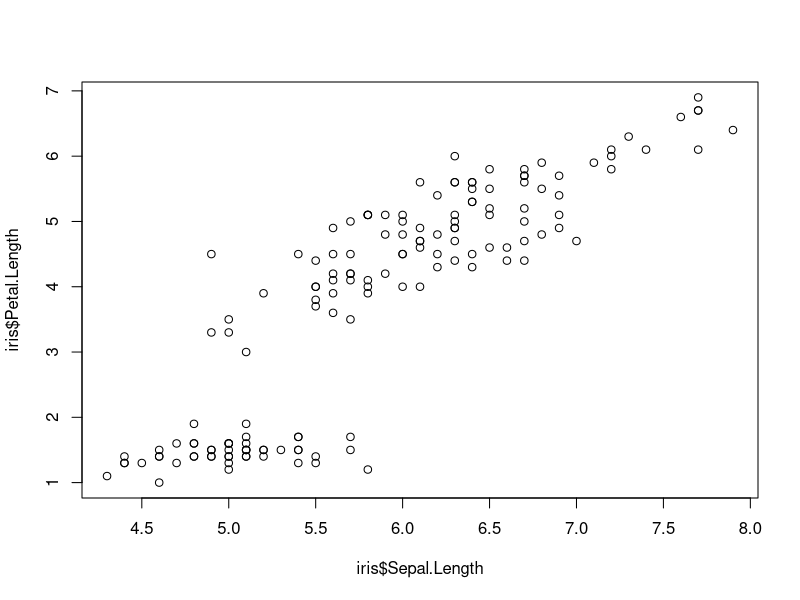
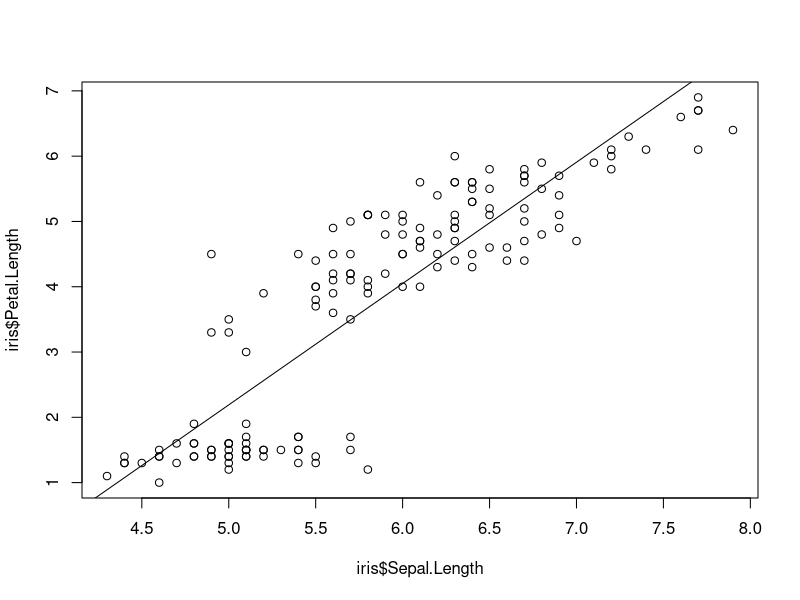
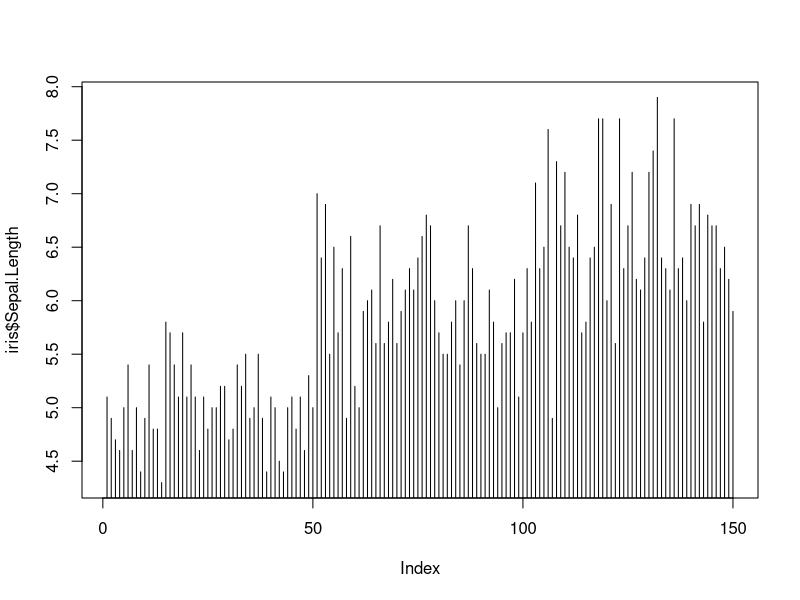
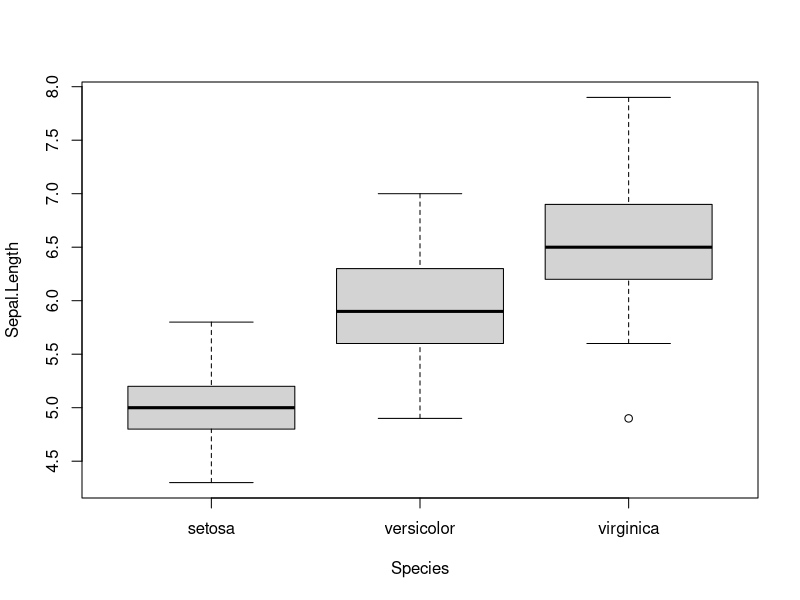
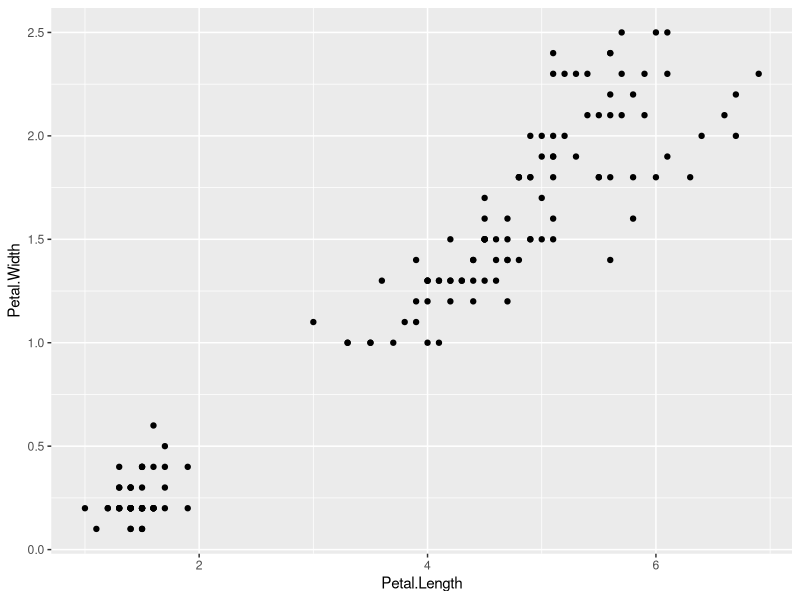
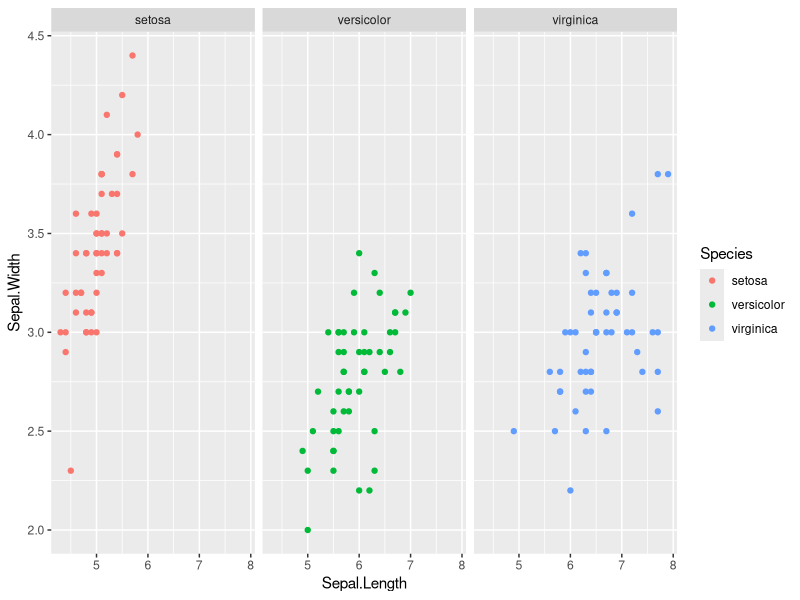
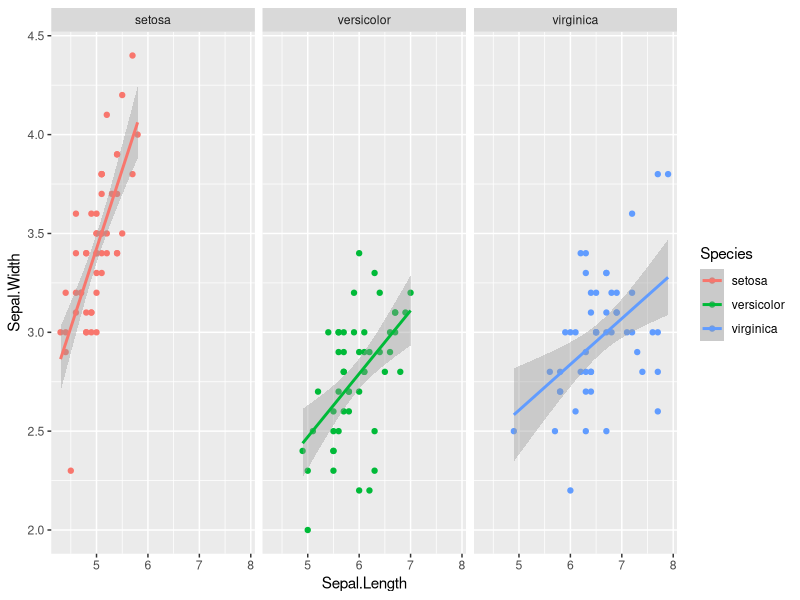
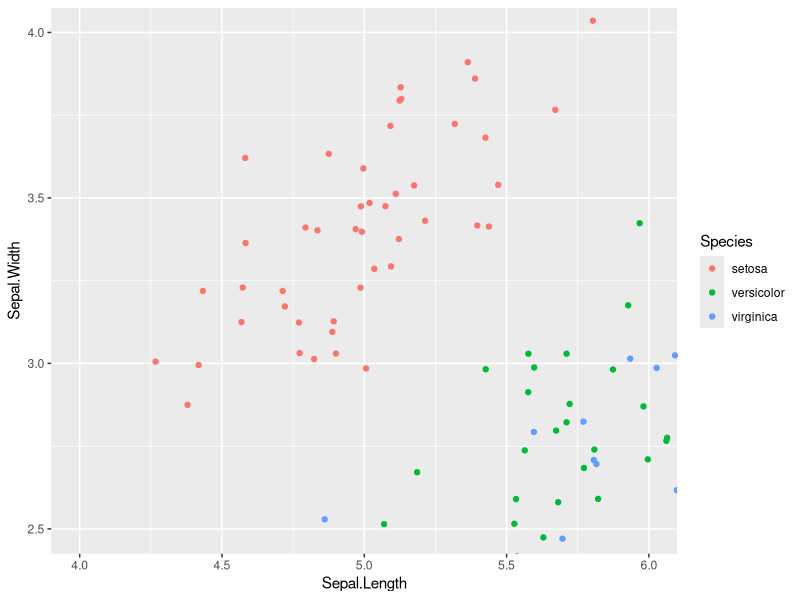

The R script that drew these images, in order: (Note: this script raises an error after producing the figures.)
## ---- chunk 1
library(readr)
iris <- read_delim("datasets/iris.txt", delim="\t")

str(iris)
# Classes ‘tbl_df’, ‘tbl’ and 'data.frame':	150 obs. of  5 variables:
#  $ Sepal.Length: num  5.1 4.9 4.7 4.6 5 5.4 4.6 5 4.4 4.9 ...
#  $ Sepal.Width : num  3.5 3 3.2 3.1 3.6 3.9 3.4 3.4 2.9 3.1 ...
#  $ Petal.Length: num  1.4 1.4 1.3 1.5 1.4 1.7 1.4 1.5 1.4 1.5 ...
#  $ Petal.Width : num  0.2 0.2 0.2 0.2 0.2 0.4 0.3 0.2 0.2 0.1 ...
#  $ Species     : chr  "setosa" "setosa" "setosa" "setosa" ...
## ---- chunk 2
plot(iris$Sepal.Length, iris$Petal.Length)

## ---- chunk 3
plot(iris$Sepal.Length, iris$Petal.Length)
abline(lm(iris$Petal.Length ~ iris$Sepal.Length))
('./plots/plot-2.png')
## ---- chunk 4
plot(iris$Sepal.Length, type = 'h')
('./plots/plot-3.png')
## ---- chunk 5
boxplot(Sepal.Length ~ Species, data = iris)
('./plots/plot-4.png')
## ---- chunk 6
library(ggplot2)
ggplot(data = iris, aes(x=Petal.Length, y=Petal.Width)) + geom_point()
('./plots/ggplot-1.png')
## ---- chunk 7
ggplot(iris, aes(Sepal.Length, Sepal.Width, color = Species)) +
         geom_point() + facet_grid(.~Species)
('./plots/ggplot-2.png')
## ---- chunk 8
ggplot(iris, aes(Sepal.Length, Sepal.Width, color = Species)) +
         geom_point() + facet_grid(.~Species) + geom_smooth(method = "lm")
('./plots/ggplot-3.png')
## ---- chunk 9
ggplot(iris, aes(Sepal.Length, Sepal.Width, color=Species)) + 
     geom_jitter() + 
     coord_cartesian(xlim = c(4,6), ylim=c(2.5,4))
('./plots/ggplot-4.png')
## ---- chunk 10
ggplot(iris, aes(x=Species, y=Sepal.Width, fill=Species)) +
     geom_boxplot(alpha=0.6, width=0.5) + 
     theme_dark()
('./plots/ggplot-5.png')

ggplot(iris, aes(x=Species, y=Sepal.Width, fill=Species)) +
     geom_boxplot(alpha=0.6, width=0.5) + 
     theme_light()
('./plots/ggplot-6.png')
## ---- chunk 11
ggplot(iris, aes(x=Species, y=Sepal.Width)) +
     geom_violin(alpha=0.5, show.legend = FALSE, aes(fill = Species)) + 
     stat_boxplot(geom ='errorbar', width=0.25) +
     geom_boxplot(width=0.5, show.legend = FALSE) + 
     geom_dotplot(binaxis="y", stackdir="center", position="dodge", dotsize=0.75, aes(fill=Species)) + 
     ggtitle("Sepal width for three species of iris") + 
     labs(x="Iris Species", y="Sepal Width") + 
     theme_classic() + 
     theme(axis.title = element_text(size=15),
           plot.title = element_text(size = 24, hjust = 0.5),
           axis.text = element_text(size=13, color = "black")) +
     scale_fill_manual(values = c("#3A9276","#F14705","#4F68A1")) 
('./plots/ggplot-7.png')
## ---- chunk 12
Normal <- c(0.83, 0.79, 0.99, 0.69)
Cancer <- c(0.56, 0.56, 0.64, 0.52)
m <- c(mean(Normal), mean(Cancer))
s <- c(sd(Normal), sd(Cancer))
d <- data.frame(V=c("Normal", "Cancer"), mean=m, sd=s)
d$V <- factor(d$V, levels=c("Normal", "Cancer"))

ggplot(d, aes(V, mean, fill=V, width=.5)) + 
     geom_errorbar(aes(ymin=mean, ymax=mean+sd, width=.2), 
                     position=position_dodge(width=.8)) + 
     geom_bar(stat="identity", position=position_dodge(width=.8), colour="black") + 
     scale_fill_manual(values=c("grey80", "white")) + 
     theme_bw() +theme(legend.position="none") + xlab("") + ylab("") + 
     theme(axis.text.x = element_text(face="bold", size=14), 
               axis.text.y = element_text(face="bold", size=14)) + 
     scale_y_continuous(expand=c(0,0), limits=c(0, 1.2), breaks=seq(0, 1.2, by=.2)) + 
     geom_segment(aes(x=1, y=.98, xend=1, yend=1.1)) + 
     geom_segment(aes(x=2, y=.65, xend=2, yend=1.1)) + 
     geom_segment(aes(x=1, y=1.1, xend=2, yend=1.1)) + 
     annotate("text", x=1.5, y=1.06, label="*")
('./plots/ggplot-8.png')
## ---- chunk 13
ggplot(iris)
('./plots/ggplot-9.png')
## ---- chunk 14
ggplot(iris, aes(x=Sepal.Length))
('./plots/ggplot-10.png')
## ---- chunk 15
ggplot(iris, aes(x=Sepal.Length)) + geom_point()
# Error: geom_point requires the following missing aesthetics: y
## ---- chunk 16
ggplot(iris, aes(x=Sepal.Length, y=Sepal.Width)) + geom_point() + geom_smooth()
('./plots/ggplot-11.png')
## ---- chunk 17
ggplot(iris, aes(x=Sepal.Length)) + geom_histogram()
('./plots/ggplot-12.png')
## ---- chunk 18
ggplot(iris, aes(x=Sepal.Length)) + geom_histogram()
('./plots/ggplot-12.png')
## ---- chunk 19
ggplot(iris, aes(x=Sepal.Length, fill=Species)) + geom_histogram()
('./plots/ggplot-13.png')
## ---- chunk 20
ggplot(iris, aes(x=Sepal.Length, fill=Species)) + geom_histogram(position="identity", alpha=0.5)
('./plots/ggplot-14.png')
## ---- chunk 21
ggplot(iris, aes(x=Sepal.Length, fill=Species)) + geom_histogram(alpha=0.5)
('./plots/ggplot-15.png')
## ---- chunk 22
ggplot(iris, aes(x=Sepal.Length, y=Sepal.Width, color=Sepal.Width)) + geom_point()
('./plots/ggplot-16.png')
## ---- chunk 23
ggplot(iris, aes(x=Sepal.Length, y=Sepal.Width, color=Species)) + geom_point()
('./plots/ggplot-17.png')
## ---- chunk 24
ggplot(iris, aes(x=Sepal.Length, y=Sepal.Width, color="coral")) + geom_point()
('./plots/ggplot-18.png')
## ---- chunk 25
ggplot(iris, aes(x=Sepal.Length, y=Sepal.Width, shape=Species)) + geom_point()
('./plots/ggplot-19.png')
## ---- chunk 26
ggplot(iris, aes(x=Sepal.Length, y=Sepal.Width, shape=Species)) + geom_point(position="jitter")
('./plots/ggplot-20.png')
## ---- chunk 27
ggplot(iris, aes(x=Species, y=Sepal.Length)) + geom_point()
('./plots/ggplot-21.png')
ggplot(iris, aes(x=Species, y=Sepal.Length)) + geom_jitter()
('./plots/ggplot-22.png')
## ---- chunk 28
ggplot(iris, aes(x=Species, y=Sepal.Length)) + geom_jitter(width=0.25)
('./plots/ggplot-23.png')
## ---- chunk 29
ggplot(iris, aes(x=Species, y=Sepal.Length)) + geom_boxplot()
('./plots/ggplot-24.png')
## ---- chunk 30
ggplot(iris, aes(x=Species, y=Sepal.Length, color=Species)) + geom_boxplot()
('./plots/ggplot-25.png')
## ---- chunk 31
ggplot(iris, aes(x=Species, y=Sepal.Length, fill=Species)) + geom_boxplot()
('./plots/ggplot-26.png')
## ---- chunk 32
ggplot(iris, aes(Petal.Width)) + geom_bar()
('./plots/ggplot-27.png')
## ---- chunk 33
ggplot(iris, aes(Sepal.Length, fill=Species)) + geom_bar()
('./plots/ggplot-28.png')
## ---- chunk 34
ggplot(iris, aes(Sepal.Length, fill=Species)) + geom_bar(position = "dodge")
('./plots/ggplot-29.png')
ggplot(iris, aes(Sepal.Length, fill=Species)) + geom_bar(position = "fill")
('./plots/ggplot-30.png')
ggplot(iris, aes(Sepal.Length, fill=Species)) + geom_bar(position = "stack")
('./plots/ggplot-31.png')
## ---- chunk 35
ggplot(iris, aes(x=Sepal.Length, y=Sepal.Width, color=Sepal.Width)) +
     geom_point() +
     facet_grid(. ~ Species) +
     xlab('Sepal length (mm)') +
     ylab('Sepal width (mm)') +
     theme_classic()
('./plots/ggplot-32.png')
